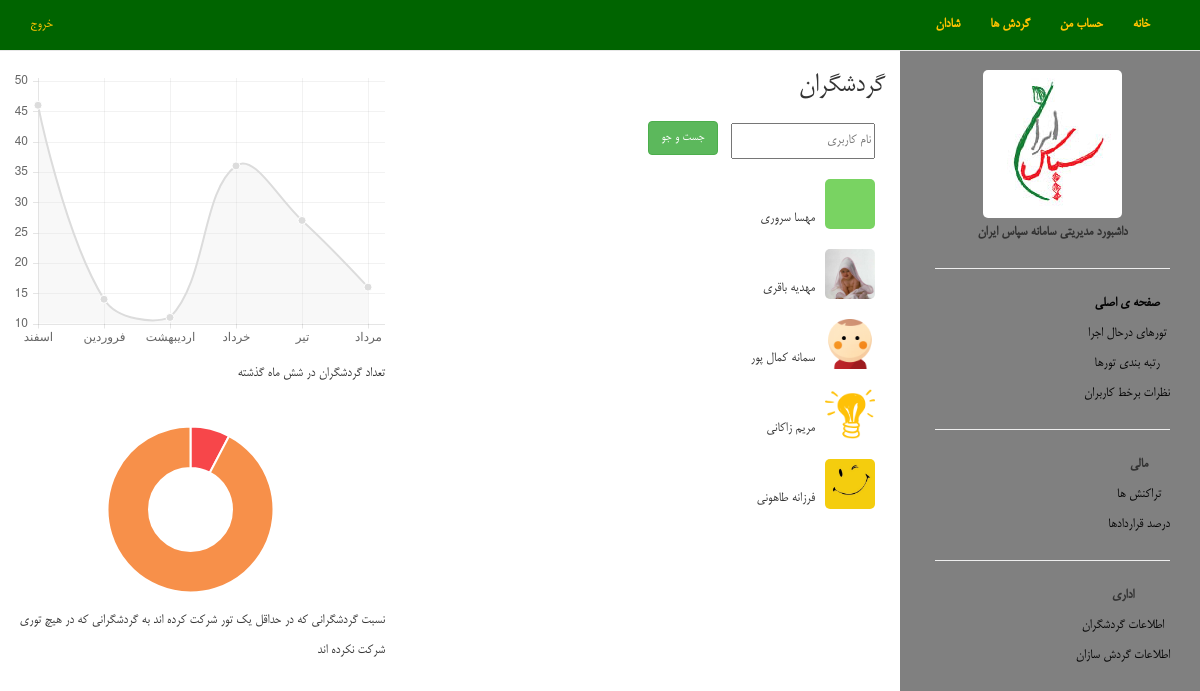
Screenshot of /manager/touristList/ with the database file from the repository.
### user/models.py (models this page shows, shortened)
class TouristProfile(models.Model):
    user = models.OneToOneField(UserM,related_name='tprofile')
    location = models.CharField(max_length=250, null=True,blank=True)
    birthday = models.DateField(null=True,blank=True)
    gender = models.CharField(max_length=10, choices=GENDER)
    account = models.IntegerField(default=0)
    has_payed = models.BooleanField(default=False)

class UserM(models.Model):
    user = models.OneToOneField(User, related_name='userm')
    register_time = models.DateTimeField(default=datetime.now)
    picture = models.FileField(upload_to="static/user/img/", default="static/user/img/default.jpg" , null=True, blank=True)
    kind = models.CharField(max_length=10, choices=USER_KIND) #? what is this? redundant

### manager_dashboard/views.py (the view)
# urls.py: url(r'touristList/$', 'manager_dashboard.views.showTouristList'),
def showTouristList(request):
    List = TouristProfile.objects.all()
    return render(request, "manager_gardeshgar_info.html", {"header": "گردشگران", "list": List})

### manager_dashboard/templates/manager_gardeshgar_info.html (shortened to what this page needs)
{% extends "manager_dashboard.html" %}
{% load staticfiles %}
{% block content_dashboard %}
    <div class="col-md-4">
        <div style="width:100%; margin-left: 20% ; margin-top: 5%">
            <div>
                <canvas id="canvas3" height="450" width="600"></canvas>
            </div>
            تعداد {{header}} در شش ماه گذشته
        </div>
        <div id="canvas-holder" style="width:45%; margin-right: 30% ; margin-top: 10%">
            <canvas id="chart-area" width="300" height="300"/></div>
            نسبت {{header}}ی که در حداقل یک تور شرکت کرده اند به {{header}}ی که در هیچ توری شرکت نکرده اند
    </div>
    <div class="col-md-5">
        <h2>
            {{ header }}</h2>
        {% ifequal header "گردشگران"%}
            <form method="get" action="/manager/tourist/search/">
             <input type="text" style="margin: 10px" name="username" placeholder="نام کاربری">
        {% endifequal %}
        <input type="submit" value="جست و جو" class="btn btn-success">
        </form>
        <table>
            {% for tourist in list %}
                <tr>
                    <td>
                <span>
                    <img class="tour_image_med" src="/{{ tourist.user.picture }}">
                </span>
                    </td>
                    <td>
                        <br>
                        {{ tourist.user.user.first_name }} {{ tourist.user.user.last_name }}
                    </td>
                </tr>
            {% endfor %}
        </table>
    </div>
{% endblock content_dashboard %}
{% block script %}
    <script>
        var doughnutData = [
            {
                value: 1,
                label: "شرکت کرده اند",
                color: "#F7464A"
            },
            {
                value: 12,
                label: "شرکت نکرده اند",
                color: "#F7904A"
            }
        ];
        var randomScalingFactor = function () {
            return Math.round(Math.random() * 50)
        };
        var lineChartData = {
            labels: ["اسفند", "فروردین", "اردیبهشت", "خرداد", "تیر", "مرداد"],
            datasets: [
                {
                    label: "ظرفیت(نفر)",
                    fillColor: "rgba(220,220,220,0.2)",
                    strokeColor: "rgba(220,220,220,1)",
                    pointColor: "rgba(220,220,220,1)",
                    pointStrokeColor: "#fff",
                    pointHighlightFill: "#fff",
                    pointHighlightStroke: "rgba(220,220,220,1)",
                    data: [randomScalingFactor(), randomScalingFactor(), randomScalingFactor(), randomScalingFactor(), randomScalingFactor(), randomScalingFactor()]
                }
            ]
        }
        window.onload = function () {
            var ctx4 = document.getElementById("canvas3").getContext("2d");
            window.myLine = new Chart(ctx4).Line(lineChartData, {
                responsive: true
            });
            var ctx = document.getElementById("chart-area").getContext("2d");
            window.myDoughnut = new Chart(ctx).Doughnut(doughnutData, {responsive: true});
        };
    </script>
{% endblock %}

### static/main.css (style rules this page uses)
body { margin-bottom: 140px; font: 15px/30px Helvetica, Tahoma, Sans-Serif; font-family: 'B Mitra' ; }

### static/manager_dashboard/css/main.css (style rules this page uses)
.tour_image_med { width: 50px; height: 50px; border-radius: 10%; margin: 10px; }

### rows the page displays
TouristProfile: user.picture (placeholder picture), user.user.first_name "مهسا", user.user.last_name "سروری"
TouristProfile: user.picture (picture), user.user.first_name "مهدیه", user.user.last_name "باقری"
TouristProfile: user.picture (picture), user.user.first_name "سمانه", user.user.last_name "کمال پور"
TouristProfile: user.picture (picture), user.user.first_name "مریم", user.user.last_name "زاکانی"
TouristProfile: user.picture (picture), user.user.first_name "فرزانه", user.user.last_name "طاهونی"

### other values shown
{{ header }} "گردشگران"
